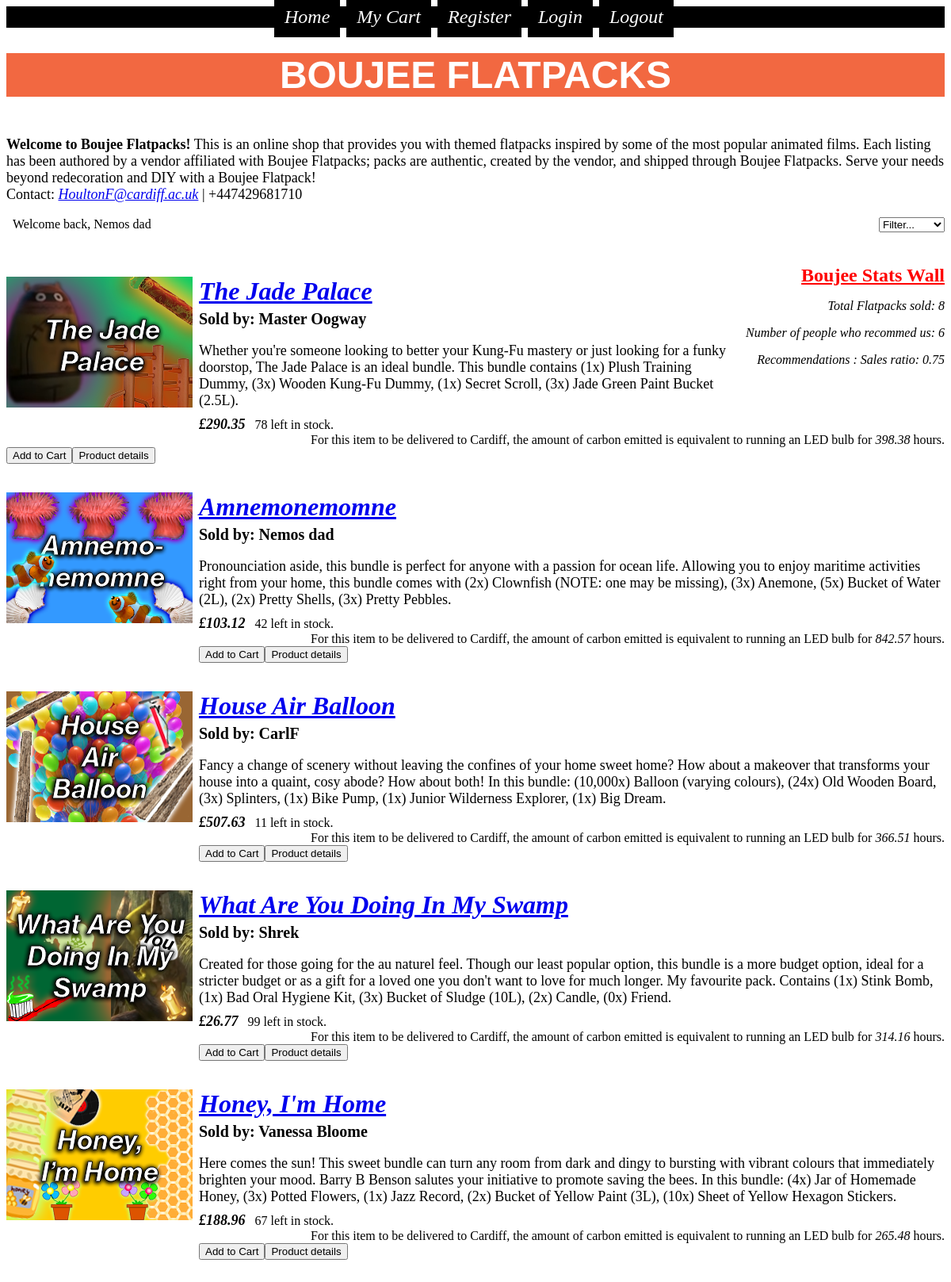
/home (signed in), run on the app's committed database.
### shop/models.py (models this page shows, shortened)
class User(UserMixin,db.Model):
    id = db.Column(db.Integer, primary_key=True)
    username = db.Column(db.String(15), unique=True, nullable=False)
    password_hash = db.Column(db.String(128))
    email = db.Column(db.String(120), nullable=True)
    item = db.relationship('Item', backref = 'user', lazy=True)
    cart = db.Column(db.Text)
    @property
    def password(self):
        raise AttributeError("Password is not readable.")

class Stats(db.Model):
    id = db.Column(db.Integer, primary_key=True)
    total_sales = db.Column(db.Integer)
    recommendations = db.Column(db.Integer)
    sale_rec_ratio = db.Column(db.Float)
    reviews = db.Column(db.Text)

class Item(db.Model):
    id = db.Column(db.Integer, primary_key = True)
    name = db.Column(db.Text, nullable = False)
    description = db.Column(db.Text, nullable = False)
    image_file = db.Column(db.String(40), nullable = False, default = 'default.png')
    author_id = db.Column(db.Integer, db.ForeignKey('user.id'), nullable = False)
    price = db.Column(db.Float, nullable = False)
    footprint = db.Column(db.Float, nullable = False)
    stock = db.Column(db.Integer, nullable = False, default = 50)

### shop/routes.py (the view)
@app.route('/home',methods=['GET','POST'])
def home():
    form = AddtoCart()
    item_filter = ItemFilter()
    filter_option = item_filter.sort_type.data
    stats = Stats.query.get(0)
    sale_rec_ratio = (f"{stats.sale_rec_ratio:.2f}")
    if current_user.is_authenticated:               # https://stackoverflow.com/questions/20419228/flask-login-check-if-user-is-authenticated-without-decorator
        logged_in_as = current_user.username        # https://github.com/maxcountryman/flask-login
    else:
        logged_in_as = None
    if filter_option == "default":          # https://stackoverflow.com/questions/4186062/sqlalchemy-order-by-descending
        items = Item.query.all()
    elif filter_option == "price_high":
        items = Item.query.order_by(desc(Item.price))
    elif filter_option == "price_low":
        items = Item.query.order_by(asc(Item.price))
    elif filter_option == "eco_low":
        items = Item.query.order_by(asc(Item.footprint))
    return render_template('home.html', items=items, form=form, item_filter=item_filter, logged_in_as=logged_in_as, stats=stats, sale_rec_ratio=sale_rec_ratio)

### shop/forms.py
class AddtoCart(FlaskForm):
    add = SubmitField('Add to Cart')
    details = SubmitField('Product details')
    remove = SubmitField('Remove from cart')
    checkout = SubmitField('CHECKOUT')

class ItemFilter(FlaskForm):
    sort_type=SelectField("Sort by",
    choices=[("default", "Filter..."), ("price_high", "High price"),("price_low", "Low price"), ("eco_low", "Low eco")],
    default="default",
    render_kw={"onchange": "this.form.submit()"})

### shop/models.py (called while the page is built)
@login_manager.user_loader
def load_user(user_id):
    return User.query.get(int(user_id))

### shop/templates/home.html (shortened to what this page needs)
{% extends "layout.html" %}
{% block content %}
<h1>BOUJEE FLATPACKS</h1>
<div style="float: left;" class="boujee_desc">
<p class="desc"><b>Welcome to Boujee Flatpacks!</b> This is an online shop that provides you with
  themed flatpacks inspired by some of the most popular animated films. Each listing has been authored by a vendor
  affiliated with Boujee Flatpacks; packs are authentic, created by the vendor, and shipped through Boujee Flatpacks.
  Serve your needs beyond redecoration and DIY with a Boujee Flatpack!<br>
  Contact: <a href="mailto:HoultonF@cardiff.ac.uk">HoultonF@cardiff.ac.uk</a> | +447429681710</p>
</div>
<br><br>
<div style="float: right;" class="item_filter">
  <form class="filter" action="" method="POST">
    {{item_filter.sort_type}}
  </form>
</div>
<br><br>
<div class="logged_in">
  {% if logged_in_as %}
  &nbsp&nbsp<span class="logged_in">Welcome back, {{logged_in_as}}</span>
  {% endif %}
</div>
<br>
<div class="stats_wall">
  <p id="stats_header"> Boujee Stats Wall </p>
  <p class="stats">Total Flatpacks sold: {{ stats.total_sales }}</p>
  <p class="stats">Number of people who recommed us: {{ stats.recommendations }}</p>
  <p class="stats">Recommendations : Sales ratio: {{ sale_rec_ratio }}</p>
</div>
<br><br>
<div class="gallery">
  {% for item in items %}
  <div class="gallery_item" style="position: relative;">
    <a class="item_img" href="{{ url_for('item', item_id=item.id) }}">
      <img class="item_preview" src="{{ url_for('static', filename='img/' + item.image_file) }}"/>
      <h2 class="item_name">{{ item.name }}</h2></a>
      <p class="author">Sold by: {{ item.user.username }}</p>
      <p class="item_description">{{ item.description }}</p>
      <span class="poundsign">£</span><span class="item_price">{{ item.price }}</span>
      &nbsp;&nbsp;<span class="stock">{{ item.stock }} left in stock.</span>
      <span class="footprint"> For this item to be delivered to Cardiff, the amount of carbon emitted is
        equivalent to running an LED bulb for <i>{{ item.footprint }}</i> hours.</span>
      <br><br>
      <span>
      <form style="float: left;" method="GET" action="{{ url_for('add_to_cart', item_id=item.id) }}">
        {{ form.csrf_token }}{{ form.add(class_="add_to_cart") }}</form>
      <form style="float: left;" method="GET" action="{{ url_for('item', item_id=item.id) }}">
        {{ form.csrf_token }}{{ form.details(class_="details") }}</form>
      </span>
      <br>
  </div>
  <br><br>
  {% endfor %}
{% endblock content %}

### shop/static/style.css (style rules this page uses)
img.item_preview { position: relative; float: left; padding-right: 8px; padding-bottom: 40px; }
span.stock { align-content: center; }
span.footprint { float: right; }
a { font-style: italic; }
h1 { background-color: #f26841; color: #ffffff; text-align: center; font-size: 3em; font-family: Helvetica; }
h2.item_name { font-size: 2em; padding-bottom: 0px; margin-bottom: 0px; border-bottom: 0px; margin-top: 3px; }
p.author { font-weight: bold; font-size: 20px; padding-bottom: 0px; margin-bottom: 0px; border-top-width: 0px; padding-top: 0px; margin-top: 5px; }
p.item_description { font-size: 18px; margin-bottom: 9px; }
p.desc { font-size: 18px; }
span.item_price { font-style: italic; font-weight: bold; font-size: 18px; padding-top: 0px; padding-bottom: 8px; }
span.poundsign { font-style: italic; font-weight: bold; font-size: 18px; padding-top: 0px; padding-bottom: 8px; }
p#stats_header { color: red; font-weight: bold; font-size: 24px; text-align: right; text-decoration: underline; margin-bottom: 6px; font-family: Verdana; }
p.stats { font-style: italic; text-align: right; font-size: 16px; }
div.stats_wall { float: right; padding-left: 3px; }
span.logged_in { font-size: 16px; font-family: Verdana; }

### data on the page
User: username "Nemos dad"
Stats: total_sales "8", recommendations "6"
Item: image_file (picture), name "The Jade Palace", user.username "Master Oogway", description "Whether you're someone looking to better your Kung-Fu mastery or just looking for a funky doorstop, The Jade Palace is an ideal bundle. This bundle contains (1x) Plush Training Dummy, (3x) Wooden Kung-Fu Dummy, (1x) Secret Scroll, (3x) Jade Green Paint Bucket (2.5L).", price "290.35", stock "78", footprint "398.38"
Item: image_file (picture), name "Amnemonemomne", user.username "Nemos dad", description "Pronounciation aside, this bundle is perfect for anyone with a passion for ocean life. Allowing you to enjoy maritime activities right from your home, this bundle comes with (2x) Clownfish (NOTE: one may be missing), (3x) Anemone, (5x) Bucket of Water (2L), (2x) Pretty Shells, (3x) Pretty Pebbles.", price "103.12", stock "42", footprint "842.57"
Item: image_file (picture), name "House Air Balloon", user.username "CarlF", description "Fancy a change of scenery without leaving the confines of your home sweet home? How about a makeover that transforms your house into a quaint, cosy abode? How about both! In this bundle: (10,000x) Balloon (varying colours), (24x) Old Wooden Board, (3x) Splinters, (1x) Bike Pump, (1x) Junior Wilderness Explorer, (1x) Big Dream.", price "507.63", stock "11", footprint "366.51"
Item: image_file (picture), name "What Are You Doing In My Swamp", user.username "Shrek", description "Created for those going for the au naturel feel. Though our least popular option, this bundle is a more budget option, ideal for a stricter budget or as a gift for a loved one you don't want to love for much longer. My favourite pack. Contains (1x) Stink Bomb, (1x) Bad Oral Hygiene Kit, (3x) Bucket of Sludge (10L), (2x) Candle, (0x) Friend.", price "26.77", stock "99", footprint "314.16"
Item: image_file (picture), name "Honey, I'm Home", user.username "Vanessa Bloome", description "Here comes the sun! This sweet bundle can turn any room from dark and dingy to bursting with vibrant colours that immediately brighten your mood. Barry B Benson salutes your initiative to promote saving the bees. In this bundle: (4x) Jar of Homemade Honey, (3x) Potted Flowers, (1x) Jazz Record, (2x) Bucket of Yellow Paint (3L), (10x) Sheet of Yellow Hexagon Stickers.", price "188.96", stock "67", footprint "265.48"

### other printed values
{{ sale_rec_ratio }} "0.75"
